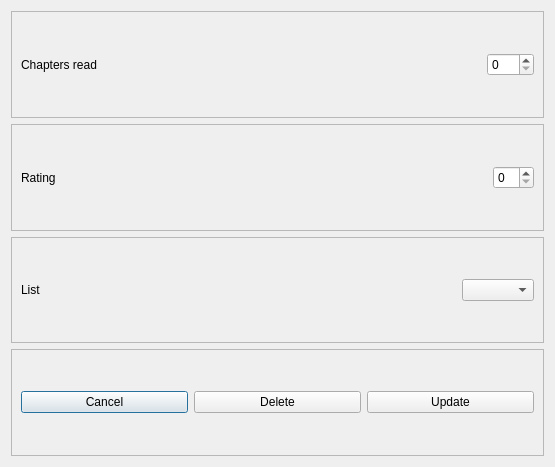
<?xml version="1.0" encoding="UTF-8"?>
<ui version="4.0">
 <class>Dialog</class>
 <widget class="QDialog" name="Dialog">
  <property name="geometry">
   <rect>
    <x>0</x>
    <y>0</y>
    <width>555</width>
    <height>467</height>
   </rect>
  </property>
  <property name="windowTitle">
   <string>Dialog</string>
  </property>
  <property name="styleSheet">
   <string notr="true"/>
  </property>
  <property name="locale">
   <locale language="English" country="UnitedStates"/>
  </property>
  <layout class="QVBoxLayout" name="verticalLayout">
   <item>
    <widget class="QFrame" name="chapters_frame">
     <property name="frameShape">
      <enum>QFrame::StyledPanel</enum>
     </property>
     <property name="frameShadow">
      <enum>QFrame::Raised</enum>
     </property>
     <layout class="QHBoxLayout" name="horizontalLayout_4">
      <item>
       <widget class="QLabel" name="label_2">
        <property name="text">
         <string>Chapters read</string>
        </property>
       </widget>
      </item>
      <item>
       <spacer name="horizontalSpacer_2">
        <property name="orientation">
         <enum>Qt::Horizontal</enum>
        </property>
        <property name="sizeHint" stdset="0">
         <size>
          <width>391</width>
          <height>20</height>
         </size>
        </property>
       </spacer>
      </item>
      <item>
       <widget class="QSpinBox" name="chapters_box">
        <property name="maximum">
         <number>999</number>
        </property>
       </widget>
      </item>
     </layout>
    </widget>
   </item>
   <item>
    <widget class="QFrame" name="score_frame">
     <property name="frameShape">
      <enum>QFrame::StyledPanel</enum>
     </property>
     <property name="frameShadow">
      <enum>QFrame::Raised</enum>
     </property>
     <layout class="QHBoxLayout" name="horizontalLayout_3">
      <item>
       <widget class="QLabel" name="label_3">
        <property name="text">
         <string>Rating</string>
        </property>
       </widget>
      </item>
      <item>
       <spacer name="horizontalSpacer_3">
        <property name="orientation">
         <enum>Qt::Horizontal</enum>
        </property>
        <property name="sizeHint" stdset="0">
         <size>
          <width>444</width>
          <height>20</height>
         </size>
        </property>
       </spacer>
      </item>
      <item>
       <widget class="QSpinBox" name="score_box">
        <property name="maximum">
         <number>10</number>
        </property>
       </widget>
      </item>
     </layout>
    </widget>
   </item>
   <item>
    <widget class="QFrame" name="status_frame">
     <property name="frameShape">
      <enum>QFrame::StyledPanel</enum>
     </property>
     <property name="frameShadow">
      <enum>QFrame::Raised</enum>
     </property>
     <layout class="QHBoxLayout" name="horizontalLayout_2">
      <item>
       <widget class="QLabel" name="label">
        <property name="text">
         <string>List</string>
        </property>
       </widget>
      </item>
      <item>
       <spacer name="horizontalSpacer">
        <property name="orientation">
         <enum>Qt::Horizontal</enum>
        </property>
        <property name="sizeHint" stdset="0">
         <size>
          <width>414</width>
          <height>20</height>
         </size>
        </property>
       </spacer>
      </item>
      <item>
       <widget class="QComboBox" name="lib_list_box"/>
      </item>
     </layout>
    </widget>
   </item>
   <item>
    <widget class="QFrame" name="actions_frame">
     <property name="frameShape">
      <enum>QFrame::StyledPanel</enum>
     </property>
     <property name="frameShadow">
      <enum>QFrame::Raised</enum>
     </property>
     <layout class="QHBoxLayout" name="horizontalLayout">
      <item>
       <widget class="QPushButton" name="cancel_btn">
        <property name="cursor">
         <cursorShape>PointingHandCursor</cursorShape>
        </property>
        <property name="text">
         <string>Cancel</string>
        </property>
       </widget>
      </item>
      <item>
       <widget class="QPushButton" name="delete_btn">
        <property name="cursor">
         <cursorShape>PointingHandCursor</cursorShape>
        </property>
        <property name="text">
         <string>Delete</string>
        </property>
       </widget>
      </item>
      <item>
       <widget class="QPushButton" name="update_btn">
        <property name="cursor">
         <cursorShape>PointingHandCursor</cursorShape>
        </property>
        <property name="text">
         <string>Update</string>
        </property>
       </widget>
      </item>
     </layout>
    </widget>
   </item>
  </layout>
 </widget>
 <resources/>
 <connections/>
</ui>
